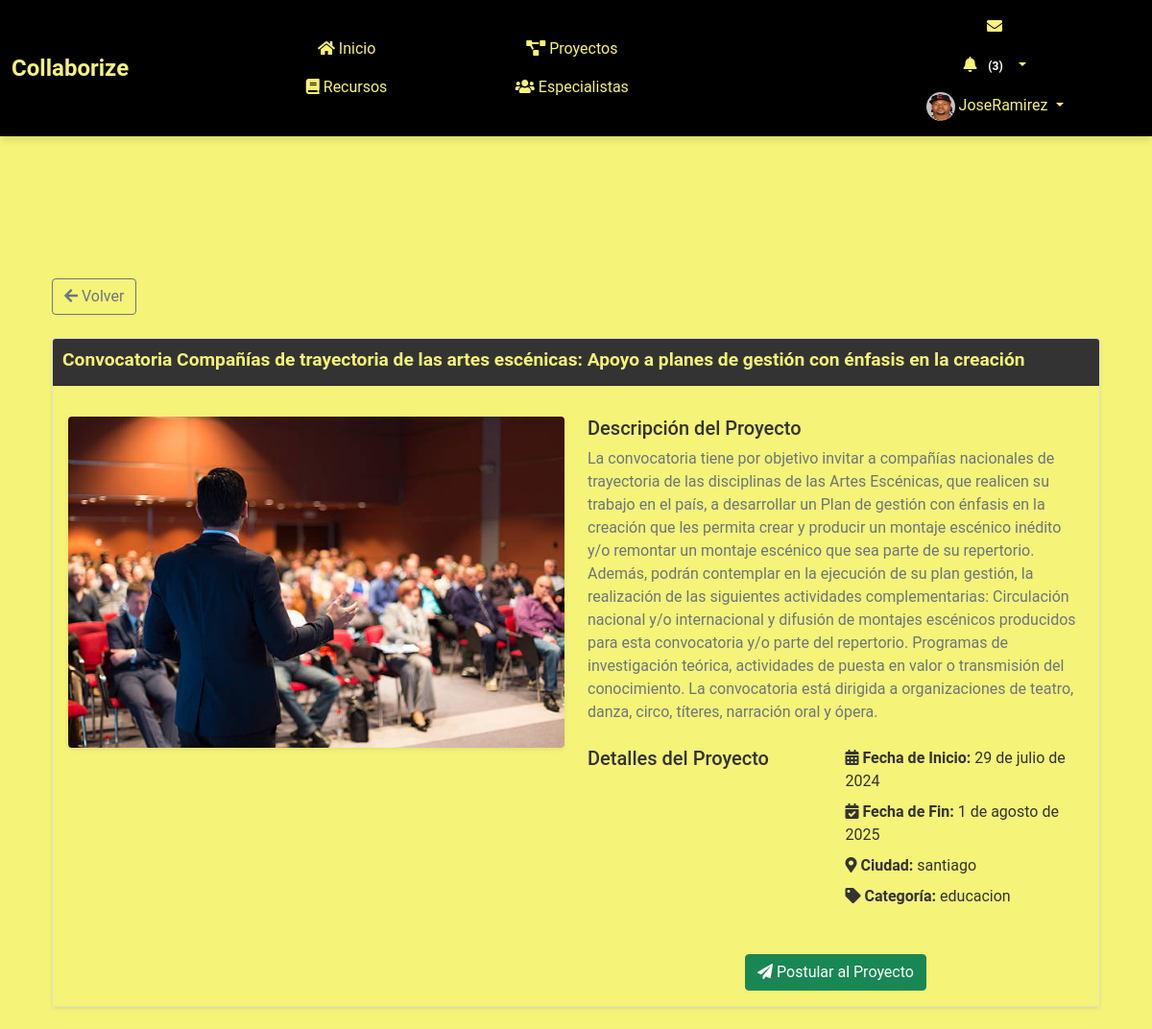
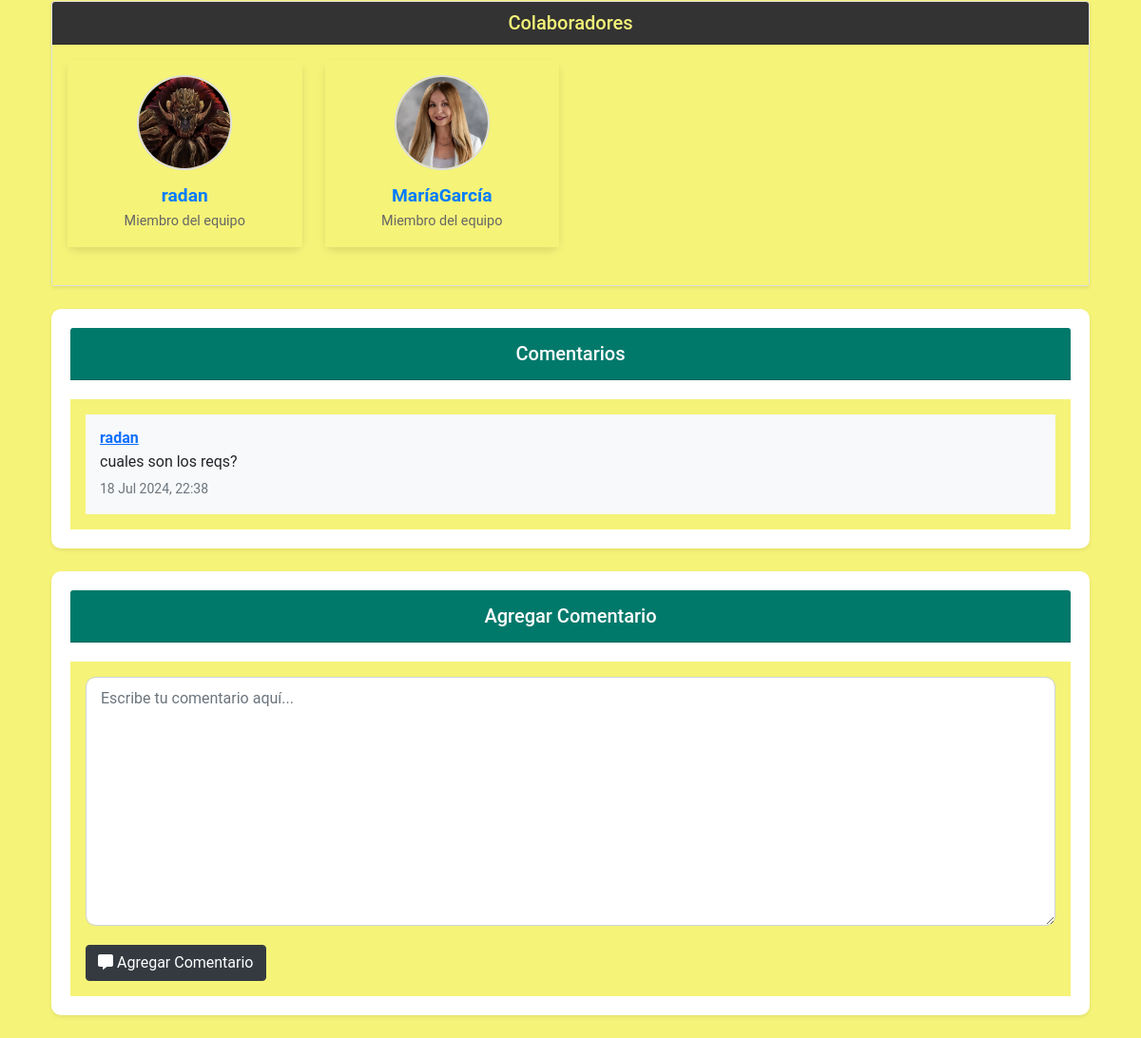
The app's page /proyectos/3/ (signed in) with its own data (2 pictures, top to bottom).
### myapp/models.py (models this page shows, shortened)
class Perfil(models.Model):
    user = models.OneToOneField(User, on_delete=models.CASCADE)
    nombre = models.CharField(max_length=30, blank=True, null=True)
    apellido = models.CharField(max_length=30, blank=True, null=True)
    telefono = models.CharField(max_length=15, blank=True, null=True)
    fecha_nacimiento = models.DateField(null=True, blank=True)
    avatar = models.ImageField(upload_to='avatars/', null=True, blank=True)
    website = models.URLField(max_length=200, blank=True, null=True)
    twitter = models.URLField(max_length=200, blank=True, null=True)
    facebook = models.URLField(max_length=200, blank=True, null=True)
    linkedin = models.URLField(max_length=200, blank=True, null=True)
    habilidad_1 = models.CharField(max_length=100, blank=True, null=True)
    habilidad_2 = models.CharField(max_length=100, blank=True, null=True)
    habilidad_3 = models.CharField(max_length=100, blank=True, null=True)
    experiencia = models.TextField(blank=True, null=True)
    especialidad = models.CharField(max_length=200, blank=True, null=True)
    ubicacion = models.CharField(max_length=200, blank=True, null=True)
    disponibilidad = models.BooleanField(blank=True, null=True)

class Proyecto(models.Model):
    nombre = models.CharField(max_length=200)
    descripcion = models.TextField()
    fecha_inicio = models.DateField()
    fecha_fin = models.DateField()
    ciudad = models.CharField(max_length=100, blank=True, null=True)
    imagen = models.ImageField(upload_to='proyectos/', blank=True, null=True)
    categoria = models.CharField(max_length=100, choices=[
        ('tecnologia', 'Tecnología'),
        ('educacion', 'Educación'),
        ('salud', 'Salud'),
        ('finanzas', 'Finanzas'),
        ('energia', 'Energía'),
        ('animales', 'Animales'),
    ], default='tecnologia')
    creador = models.ForeignKey(User, on_delete=models.CASCADE, related_name='proyectos_creados')
    colaboradores = models.ManyToManyField(User, related_name='proyectos_colaborados')

class Postulacion(models.Model):
    ESTADO_CHOICES = [
        ('pendiente', 'Pendiente'),
        ('aceptada', 'Aceptada'),
        ('rechazada', 'Rechazada'),
    ]
    proyecto = models.ForeignKey(Proyecto, on_delete=models.CASCADE)
    usuario = models.ForeignKey(User, on_delete=models.CASCADE)
    estado = models.CharField(max_length=10, choices=ESTADO_CHOICES, default='pendiente')
    fecha_postulacion = models.DateTimeField(auto_now_add=True)
    class Meta:
        unique_together = ('proyecto', 'usuario')

class Comentario(models.Model):
    proyecto = models.ForeignKey(Proyecto, related_name='comentarios', on_delete=models.CASCADE)
    autor = models.ForeignKey(User, on_delete=models.CASCADE)
    texto = models.TextField()
    fecha_creacion = models.DateTimeField(auto_now_add=True)

### myapp/views.py (the view)
# urls.py: path('proyectos/<int:proyecto_id>/', views.proyecto_detalle, name='proyecto_detalle'),
@login_required
def proyecto_detalle(request, proyecto_id):
    proyecto = get_object_or_404(Proyecto, id=proyecto_id)
    comentarios = proyecto.comentarios.all()
    if request.method == 'POST':
        form = ComentarioForm(request.POST)
        if form.is_valid():
            comentario = form.save(commit=False)
            comentario.proyecto = proyecto
            comentario.autor = request.user
            comentario.save()
            messages.success(request, 'Comentario agregado exitosamente.')
            return redirect('proyecto_detalle', proyecto_id=proyecto.id)
        else:
            messages.error(request, 'Error al agregar el comentario.')
    else:
        form = ComentarioForm()
    aceptados = proyecto.postulacion_set.filter(estado='aceptada')
    return render(request, 'myapp/proyecto_detalle.html', {
        'proyecto': proyecto,
        'comentarios': comentarios,
        'form': form,
        'aceptados': aceptados,
    })

### myapp/templates/myapp/proyecto_detalle.html (shortened to what this page needs)
{% extends "myapp/base.html" %}
{% load static %}
{% load custom_filters %}
{% block extra_css %}
<link rel="stylesheet" href="{% static 'myapp/css/proyecto_detalle.css' %}">
{% endblock %}
{% block content %}
<div class="container mt-5">
    <div class="back-button mb-4">
        <a href="{% url 'proyecto_lista' %}" class="btn btn-outline-secondary">
            <i class="fas fa-arrow-left"></i> Volver
        </a>
    </div>
    <div class="card mb-4 shadow-sm">
        <div class="card-header d-flex justify-content-between align-items-center">
            <h2 class="card-title">{{ proyecto.nombre }}</h2>
        </div>
        <div class="card-body">
            <div class="row">
                <div class="col-md-6 mb-4">
                    <div class="project-image text-center">
                        {% if proyecto.imagen %}
                        <img src="{{ proyecto.imagen.url }}" alt="{{ proyecto.nombre }}" class="img-fluid rounded shadow-sm">
                        {% else %}
                        <p>No hay imagen disponible.</p>
                        {% endif %}
                    </div>
                </div>
                <div class="col-md-6">
                    <div class="project-info mb-4">
                        <h5>Descripción del Proyecto</h5>
                        <p class="text-muted">{{ proyecto.descripcion }}</p>
                    </div>
                    <div class="project-details mb-4">
                        <h5>Detalles del Proyecto</h5>
                        <ul class="list-unstyled">
                            <li class="mb-2"><i class="fas fa-calendar-alt"></i> <strong>Fecha de Inicio:</strong> {{ proyecto.fecha_inicio }}</li>
                            <li class="mb-2"><i class="fas fa-calendar-check"></i> <strong>Fecha de Fin:</strong> {{ proyecto.fecha_fin }}</li>
                            <li class="mb-2"><i class="fas fa-map-marker-alt"></i> <strong>Ciudad:</strong> {{ proyecto.ciudad }}</li>
                            <li class="mb-2"><i class="fas fa-tag"></i> <strong>Categoría:</strong> {{ proyecto.categoria }}</li>
                        </ul>
                    </div>
                    <div class="text-center">
                        <form method="post" action="{% url 'postular_proyecto' proyecto.id %}">
                            <button type="submit" class="btn btn-success btn-block"><i class="fas fa-paper-plane"></i> Postular al Proyecto</button>
                        </form>
                    </div>
                </div>
            </div>
        </div>
    </div>
    <div class="card mb-4 shadow-sm">
        <div class="card-header text-center">
            <h5 class="mb-0">Colaboradores</h5>
        </div>
        <div class="card-body">
            {% if aceptados %}
                <div class="row">
                    {% for aceptado in aceptados %}
                        <div class="col-md-3 mb-4">
                            <div class="card card-aceptado text-center">
                                <div class="card-body">
                                    <div class="avatar-container">
                                        {% if aceptado.usuario.perfil.avatar %}
                                            <img src="{{ aceptado.usuario.perfil.avatar.url }}" alt="{{ aceptado.usuario.username }}" class="avatar">
                                        {% else %}
                                            <img src="{% static 'myapp/images/default_avatar.png' %}" alt="{{ aceptado.usuario.username }}" class="avatar">
                                        {% endif %}
                                    </div>
                                    <h5 class="card-title">
                                        <a href="{% url 'ver_perfil' aceptado.usuario.id %}">{{ aceptado.usuario.username }}</a>
                                    </h5>
                                    <p class="card-text">{{ aceptado.usuario.perfil.descripcion|default:"Miembro del equipo" }}</p>
                                </div>
                            </div>
                        </div>
                    {% endfor %}
                </div>
            {% else %}
                <p>No hay colaboradores aceptados.</p>
            {% endif %}
        </div>
    </div>
    <div class="card card-comments mb-4 shadow-sm">
        <div class="card-header custom-header">
            <h5 class="mb-0">Comentarios</h5>
        </div>
        <div class="card-body">
            <ul class="list-group list-group-flush">
                {% for comentario in comentarios %}
                <li class="list-group-item d-flex justify-content-between align-items-start">
                    <div>
                        <h6 class="fw-bold mb-1">
                            <a href="{% url 'ver_perfil' comentario.autor.id %}">{{ comentario.autor.username }}</a>
                        </h6>
                        <p class="mb-1">{{ comentario.texto }}</p>
                        <small class="text-muted">{{ comentario.fecha_creacion|date:"d M Y, H:i" }}</small>
                    </div>
                </li>
                {% endfor %}
            </ul>
        </div>
    </div>
    <div class="card card-form mb-4 shadow-sm">
        <div class="card-header custom-header">
            <h5 class="mb-0">Agregar Comentario</h5>
        </div>
        <div class="card-body">
            <form method="post">
                <div class="form-group">
                    {{ form.texto|add_class:"form-control" }}
                </div>
                <button type="submit" class="btn btn-primary"><i class="fas fa-comment-alt"></i> Agregar Comentario</button>
            </form>
        </div>
    </div>
</div>
{% endblock %}

### myapp/templates/myapp/base.html (shortened to what this page needs)
<!DOCTYPE html>
<html lang="es">
<head>
    {% load static %}
    <link rel="stylesheet" href="https://cdn.jsdelivr.net/npm/bootstrap@5.1.3/dist/css/bootstrap.min.css">
    <link rel="stylesheet" href="https://cdnjs.cloudflare.com/ajax/libs/font-awesome/5.15.4/css/all.min.css">
    <link rel="stylesheet" href="https://cdn.jsdelivr.net/npm/@icon/entypo@1.0.3/entypo.css">
    <link rel="stylesheet" href="https://cdnjs.cloudflare.com/ajax/libs/bootstrap-datepicker/1.9.0/css/bootstrap-datepicker.min.css">
    <link rel="stylesheet" href="{% static 'css/style.css' %}">
    <link rel="stylesheet" href="{% static 'css/ver_perfil.css' %}">
    <link rel="stylesheet" href="{% static 'css/register.css' %}">
    {% block extra_css %}{% endblock %}
</head>
<body>
    {% if user.is_authenticated %}
    <header>
        <nav class="navbar navbar-expand-lg fixed-top custom-navbar">
            <div class="container-fluid d-flex justify-content-between align-items-center">
                <a class="navbar-brand" href="{% url 'index' %}">
                    <span style="font-weight: bold; color: #f5f378; font-size: 1.5rem;">Collaborize</span>
                </a>
                <div class="collapse navbar-collapse justify-content-between" id="navbarNav">
                    <ul class="navbar-nav mx-auto">
                        <li class="nav-item"><a class="nav-link" href="{% url 'index' %}"><i class="fas fa-home"></i> Inicio</a></li>
                        <li class="nav-item"><a class="nav-link" href="{% url 'proyecto_lista' %}"><i class="fas fa-project-diagram"></i> Proyectos</a></li>
                        <li class="nav-item"><a class="nav-link" href="{% url 'listar_recursos' %}"><i class="fas fa-book"></i> Recursos</a></li>
                        <li class="nav-item"><a class="nav-link" href="{% url 'listar_especialistas' %}"><i class="fas fa-users"></i> Especialistas</a></li>
                    </ul>
                    <ul class="navbar-nav ms-auto">
                        <li class="nav-item">
                            <a class="nav-link" href="{% url 'listar_mensajes' %}"><i class="fas fa-envelope"></i>
                            </a>
                        </li>
                        <li class="nav-item dropdown">
                            <a class="nav-link dropdown-toggle" href="#" id="notificacionesDropdown" role="button" data-bs-toggle="dropdown" aria-haspopup="true" aria-expanded="false">
                                <i class="fas fa-bell"></i>
                                <span id="notificaciones-count" class="badge badge-danger"></span>
                            </a>
                        </li>
                        <li class="nav-item dropdown">
                            <a class="nav-link dropdown-toggle" href="#" id="perfilDropdown" role="button" data-bs-toggle="dropdown" aria-haspopup="true" aria-expanded="false">
                                <img src="{% if user.perfil.avatar %}{{ user.perfil.avatar.url }}{% else %}{% static 'images/default_avatar.png' %}{% endif %}" alt="Foto de perfil" class="rounded-circle" width="30" height="30">
                                {{ user.username }}
                            </a>
                        </li>
                    </ul>
                </div>
            </div>
        </nav>
    </header>
    {% endif %}
    <main class="container">
        {% block content %}{% endblock %}
    </main>
</body>
</html>

### records on screen
Proyecto: nombre "Convocatoria Compañías de trayectoria de las artes escénicas: Apoyo a planes de gestión con énfasis en la creación", imagen (picture), descripcion "La convocatoria tiene por objetivo invitar a compañías nacionales de trayectoria de las disciplinas de las Artes Escénicas, que realicen su trabajo en el país, a desarrollar un Plan de gestión con énfasis en la creación que les permita crear y producir un montaje escénico inédito y/o remontar un montaje escénico que sea parte de su repertorio. Además, podrán contemplar en la ejecución de su plan gestión, la realización de las siguientes actividades complementarias: Circulación nacional y/o internacional y difusión de montajes escénicos producidos para esta convocatoria y/o parte del repertorio. Programas de investigación teórica, actividades de puesta en valor o transmisión del…", fecha_inicio "29 de julio de 2024", fecha_fin "1 de agosto de 2025", ciudad "santiago", categoria "educacion"
Postulacion: usuario.perfil.avatar (picture), usuario.username "radan", usuario.perfil.descripcion "Miembro del equipo"
Postulacion: usuario.perfil.avatar (picture), usuario.username "MaríaGarcía", usuario.perfil.descripcion "Miembro del equipo"
Comentario: autor.username "radan", texto "cuales son los reqs?", fecha_creacion "18 Jul 2024, 22:38"

### other values on screen
{{ user.username }} "JoseRamirez"
